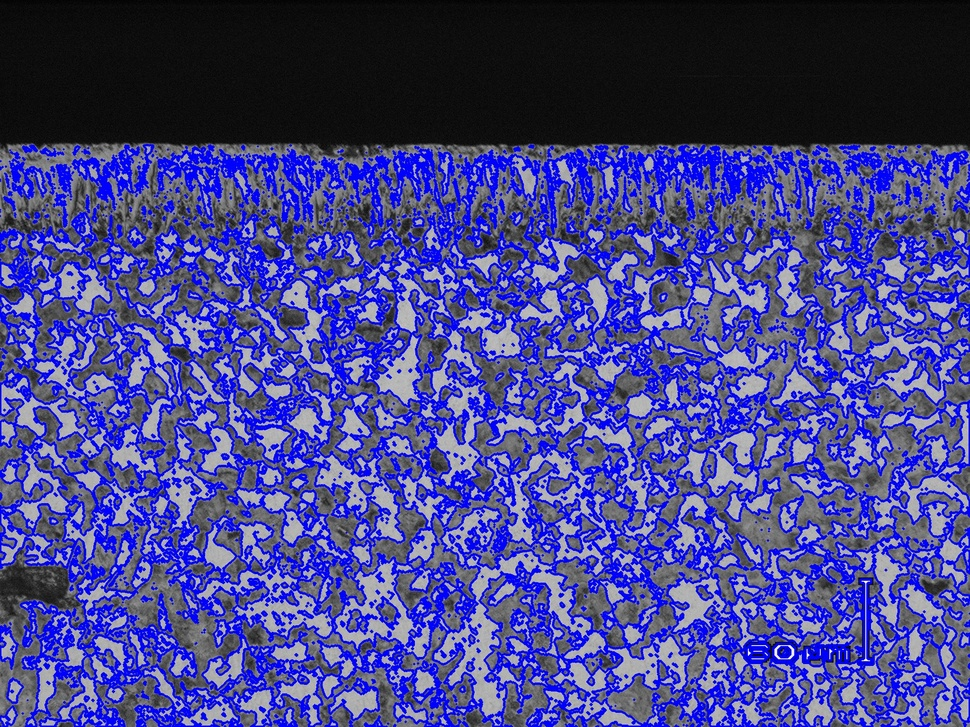
#> input picture cv2_vanadio2.jpg, 970 x 727 px, shrunk from 2048 x 1536 before the run
$ python -i analyze_server.py   (imports and definitions only)
#> lines starting #> are read from the running program, lines starting #| are printed output that depends on the picture; after the words box and inside, x2 and y2 are one past the last pixel; in counts of white or black regions, pixels touching at a corner belong together
#> further down, picture is the input picture: shape (727, 970, 3); mean B, G, R 139.3, 70.4, 70.3
import io
import os
import cv2
import uuid
import flask
import numpy as np

UPLOAD_FOLDER = '/Users/javiercuriel/Documents/Universidad/Semestre_10/Proyectos de desarrollo Moviles/proyecto_integrador/files'
ANALYZED_FOLDER = '/Users/javiercuriel/Documents/Universidad/Semestre_10/Proyectos de desarrollo Moviles/proyecto_integrador/analyzed_files'
ALLOWED_EXTENSIONS = set(['txt', 'pdf', 'png', 'jpg', 'jpeg', 'gif'])

# [1 line not run here, left out]
# [1 line that did not run here, left out]
# [1 line that did not run here, left out]


# [44 lines left out: function analyze_image, not called in this run]


def getBottomContours(image):
    # Up threshold for beter detection of features
    image = cv2.threshold(image, 150, 255, cv2.THRESH_BINARY)[1]
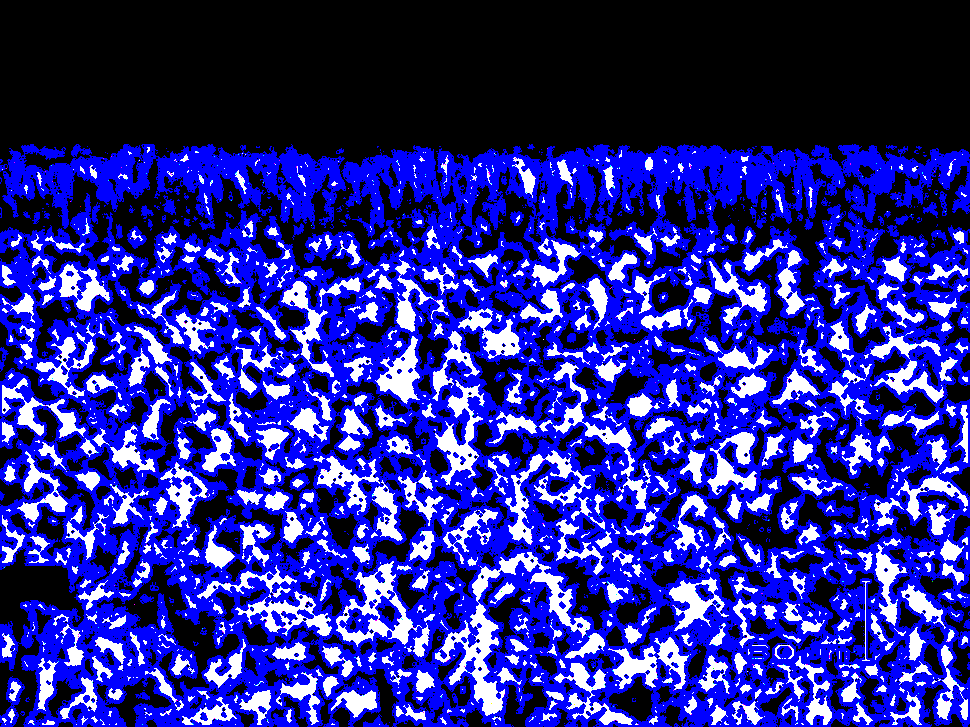
#> image: shape (727, 970, 3); mean of channels 0, 1, 2 143.7, 39.5, 39.4; drawn as B, G, R
    # Convert to Grayscale for countour detection
    image = cv2.cvtColor(image, cv2.COLOR_BGR2GRAY)
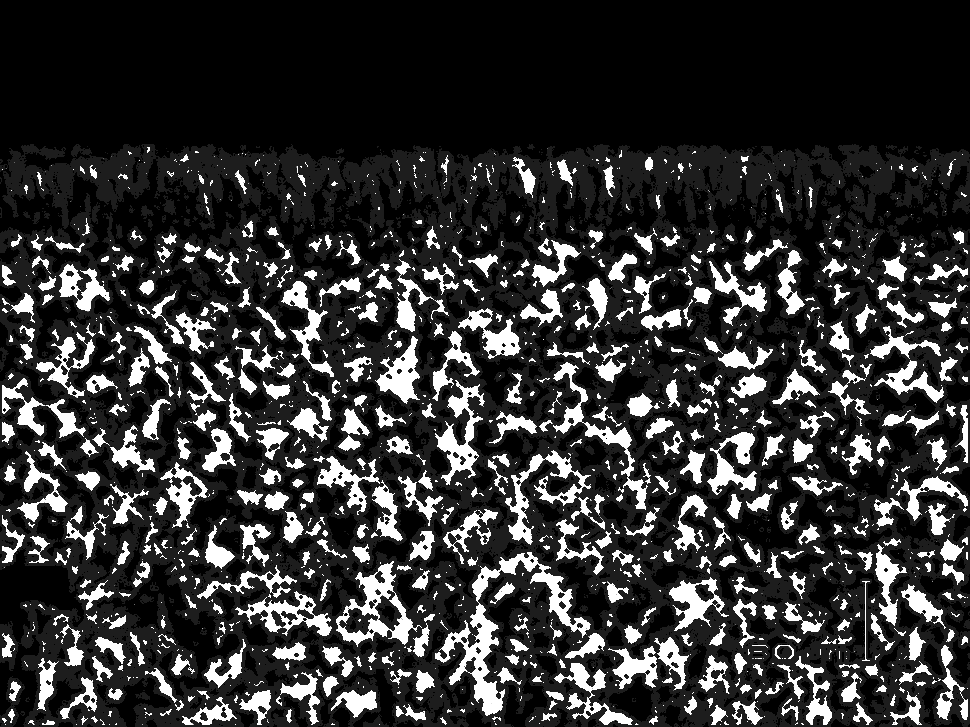
#> image: shape (727, 970); min 0, max 255, mean 51.3
    # Find Countours
    contours = cv2.findContours(image, cv2.RETR_LIST, cv2.CHAIN_APPROX_NONE)[1]
#> contours = 6657 contours, 6122 with area under 20; largest, box (x1, y1, x2, y2) and area: (0, 144, 970, 727) 497123, (0, 144, 346, 230) 14087, (701, 162, 872, 324) 7464, (553, 165, 711, 278) 6416, (96, 560, 241, 698) 4939
    return contours


# [28 lines left out: functions allowed_file, analyze, not called in this run]


# [2 lines not run here, left out]

>>> import cv2
>>> picture = cv2.imread('cv2_vanadio2.jpg')
>>> result = getBottomContours(picture)
#> result has the same summary as contours in getBottomContours

$ run again, on vanadio2.jpg
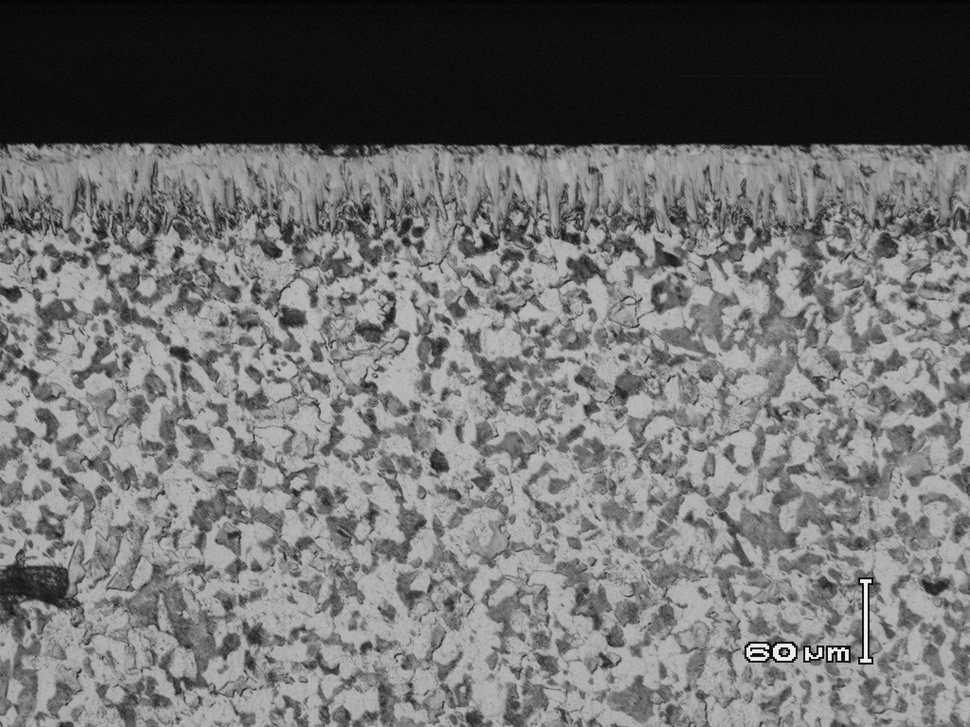
#> input picture vanadio2.jpg, 970 x 727 px, shrunk from 2048 x 1536 before the run
#> picture is the input picture: shape (727, 970, 3); min 0, max 255, mean 112
#> in getBottomContours, `image = cv2.threshold(image, 150, 255, cv2.THRESH_BINARY)[1]`:
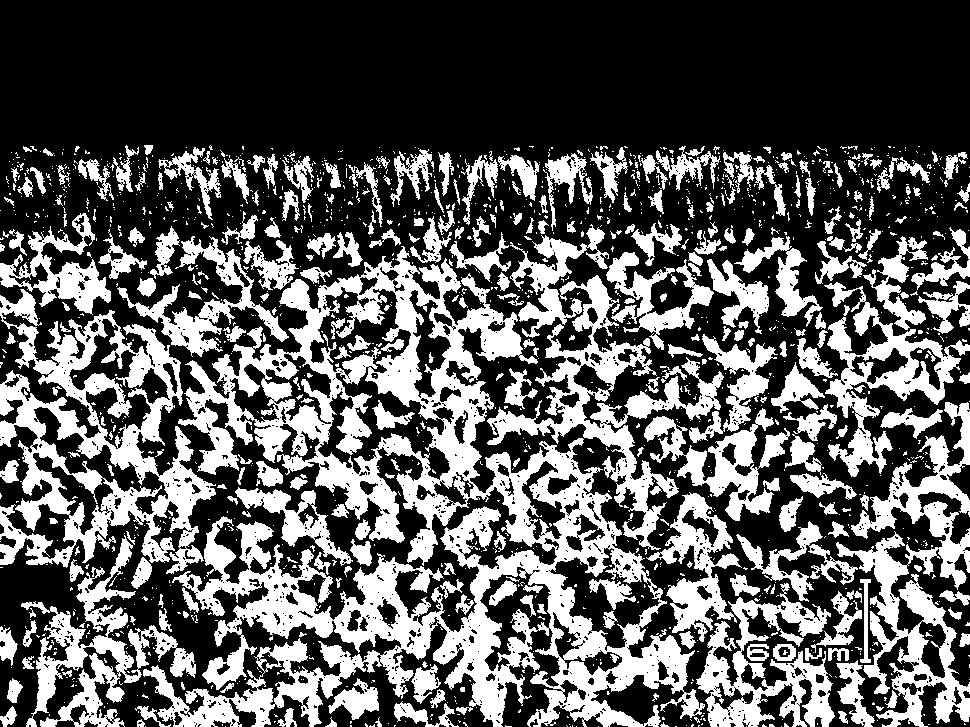
#> image: shape (727, 970, 3); 35.4% white; 1586 white regions (1266 under 20 px), largest, box (x1, y1, x2, y2) and area: (143, 246, 705, 727) 81852, (0, 289, 216, 574) 22800, (836, 402, 970, 727) 14024
#> contours = 3627 contours, 3185 with area under 20; largest, box (x1, y1, x2, y2) and area: (143, 246, 705, 727) 109736, (0, 289, 216, 574) 30996, (836, 402, 970, 727) 14256, (487, 275, 724, 550) 12070, (824, 282, 970, 477) 8434
#> result has the same summary as contours in getBottomContours

$ run again, on vanadio4.jpg
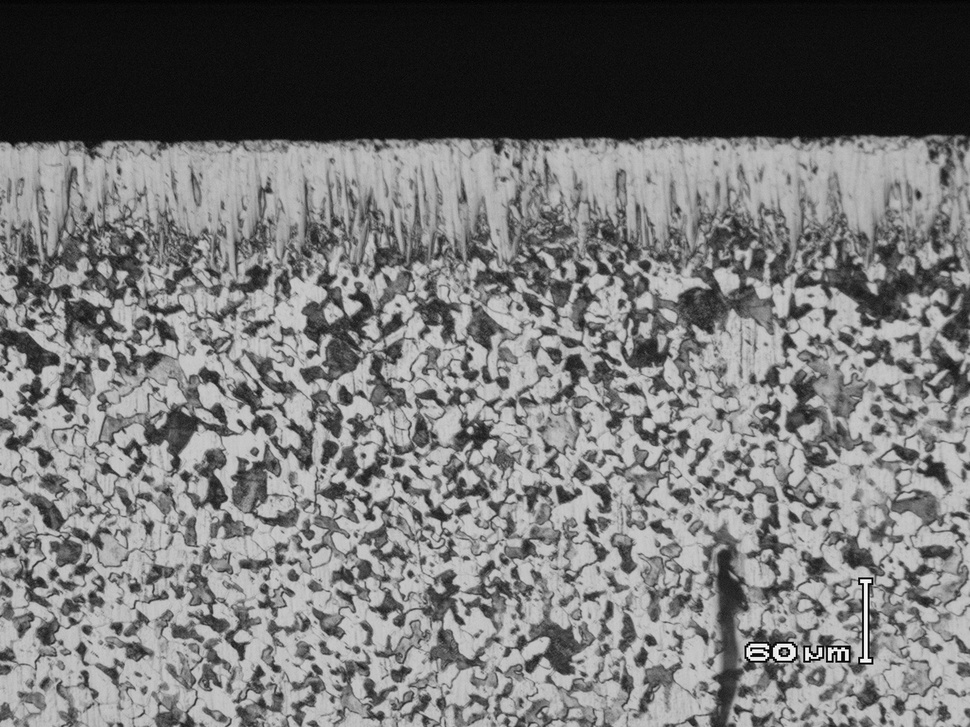
#> input picture vanadio4.jpg, 970 x 727 px, shrunk from 2048 x 1536 before the run
#> picture is the input picture: shape (727, 970, 3); min 0, max 255, mean 116.6
#> in getBottomContours, `image = cv2.threshold(image, 150, 255, cv2.THRESH_BINARY)[1]`:
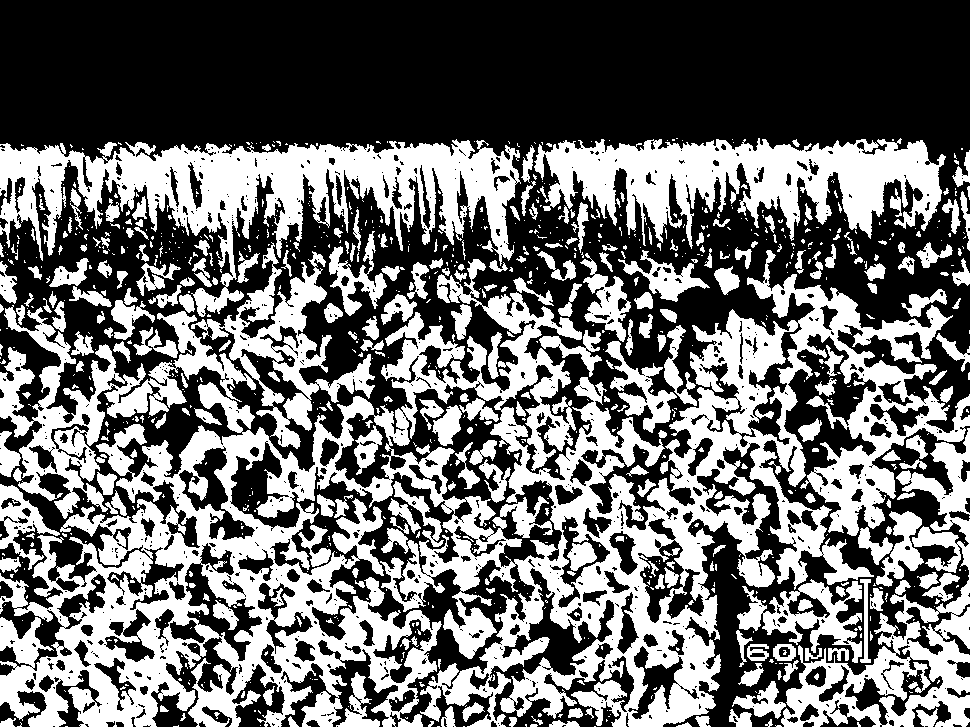
#> image: shape (727, 970, 3); 42.6% white; 971 white regions (678 under 20 px), largest, box (x1, y1, x2, y2) and area: (0, 250, 970, 727) 149876, (0, 139, 521, 317) 32037, (534, 138, 946, 249) 23147
#> contours = 2263 contours, 1774 with area under 20; largest, box (x1, y1, x2, y2) and area: (0, 250, 970, 727) 189464, (0, 139, 521, 317) 32512, (534, 138, 946, 249) 22286, (781, 428, 970, 727) 17538, (0, 305, 256, 519) 13386
#> result has the same summary as contours in getBottomContours

$ run again, on vanadio6.jpg
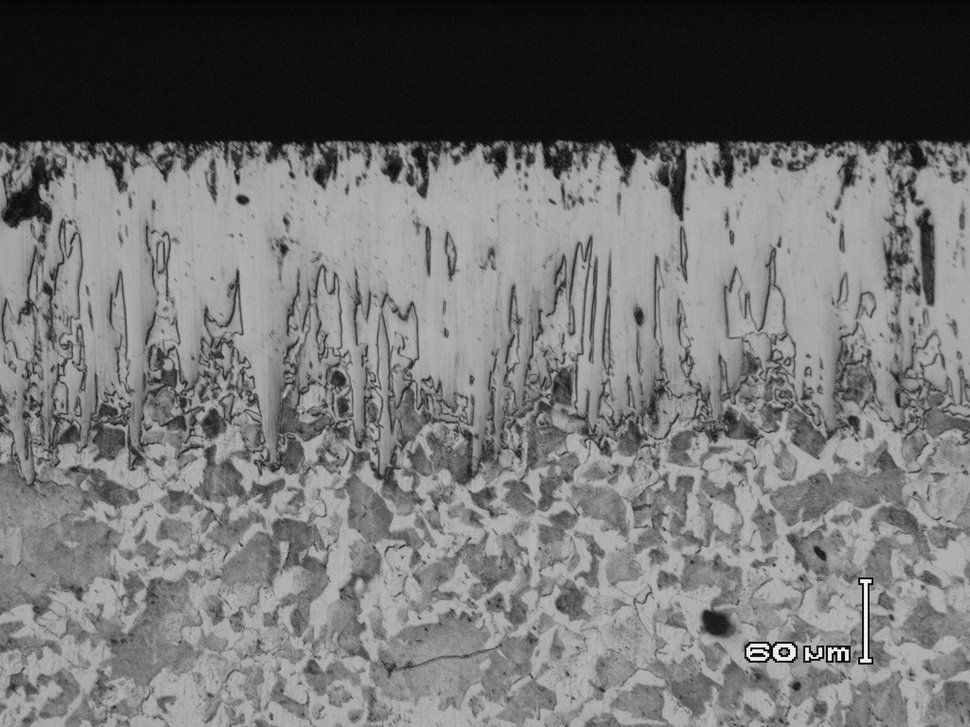
#> input picture vanadio6.jpg, 970 x 727 px, shrunk from 2048 x 1536 before the run
#> picture is the input picture: shape (727, 970, 3); min 0, max 255, mean 113.4
#> in getBottomContours, `image = cv2.threshold(image, 150, 255, cv2.THRESH_BINARY)[1]`:
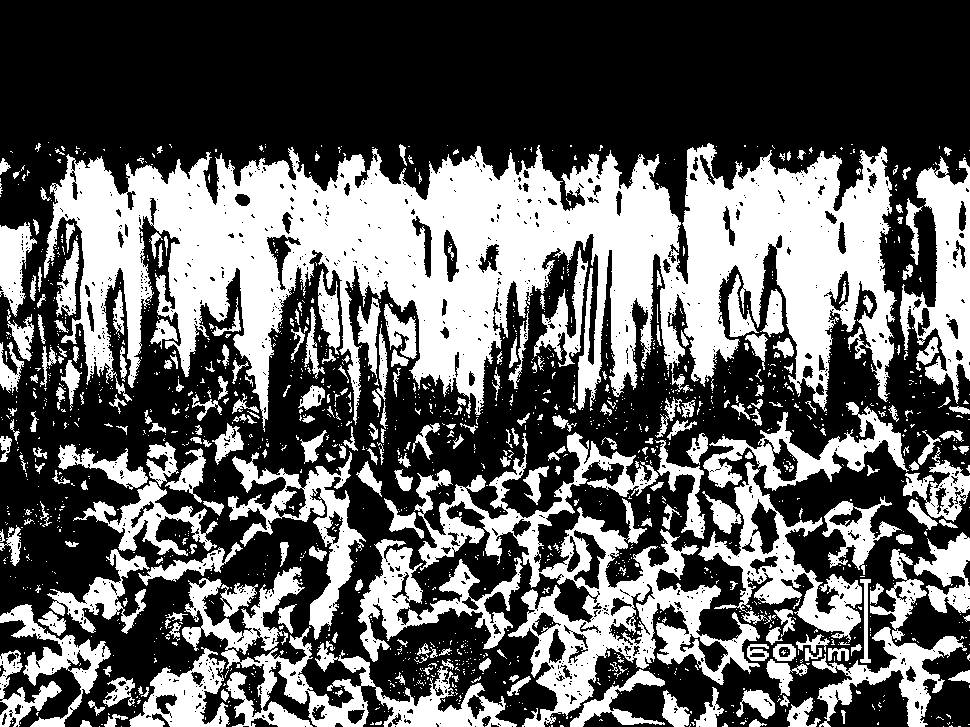
#> image: shape (727, 970, 3); 37.8% white; 1629 white regions (1328 under 20 px), largest, box (x1, y1, x2, y2) and area: (44, 143, 897, 432) 119951, (414, 432, 760, 727) 24426, (182, 567, 517, 727) 12527
#> contours = 3308 contours, 2930 with area under 20; largest, box (x1, y1, x2, y2) and area: (44, 143, 897, 432) 121704, (414, 432, 760, 727) 26526, (182, 567, 517, 727) 11968, (900, 156, 970, 404) 8410, (698, 462, 862, 643) 8220
#> result has the same summary as contours in getBottomContours
